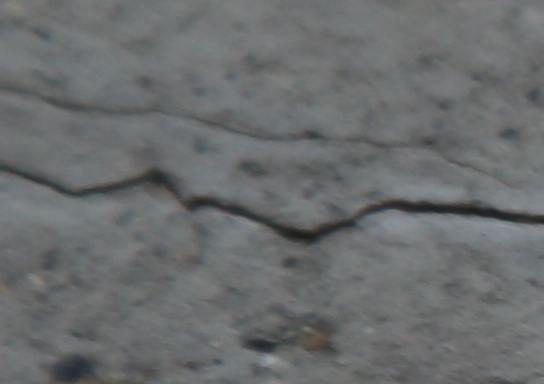
#> input picture data/samples/7Q3A9060-1.jpg, 544 x 384 px
$ python -i quantify.py   (imports and definitions only)
#> lines starting #> are read from the running program, lines starting #| are printed output that depends on the picture; after the words box and inside, x2 and y2 are one past the last pixel; in counts of white or black regions, pixels touching at a corner belong together
from __future__ import annotations

from pathlib import Path

import cv2
import networkx as nx
import numpy as np
from PIL import Image, ImageDraw, ImageFont
from scipy import ndimage as ndi
from skimage import measure, morphology


NEIGHBORS_8 = [
    (-1, -1), (-1, 0), (-1, 1),
    (0, -1), (0, 1),
    (1, -1), (1, 0), (1, 1),
]

HEITI_FONT_CANDIDATES = [
    "/usr/share/fonts/opentype/noto/NotoSansCJK-Black.ttc",
    "/usr/share/fonts/opentype/noto/NotoSansCJK-Bold.ttc",
    "/usr/share/fonts/opentype/noto/NotoSansCJK-Regular.ttc",
    "/usr/share/fonts/truetype/droid/DroidSansFallbackFull.ttf",
    "/usr/share/fonts/truetype/wqy/wqy-microhei.ttc",
    "/usr/share/fonts/truetype/wqy/wqy-zenhei.ttc",
]


def quantify_cracks(
    mask_path: str | Path,
    image_path: str | Path | None = None,
    scale_pixels_per_cm: float | None = None,
    skeleton_output_path: str | Path | None = None,
    visualization_output_path: str | Path | None = None,
    config: dict | None = None,
    min_area: int = 10,
    min_path_length: int = 20,
    sample_step: int = 30,
    max_gap: int = 300,
    max_width: float = 120,
) -> dict:
    """Module 3: quantify crack length and width from a binary mask."""
#> called with mask_path = '../data/samples/7Q3A9060-1.jpg', min_area = 10, min_path_length = 20, sample_step = 30, max_gap = 300, max_width = 120
    if config:
        min_area = int(config.get("min_crack_area", min_area))
        min_path_length = int(config.get("min_path_length", min_path_length))
        sample_step = int(config.get("dist_between_points", sample_step))
        max_gap = int(config.get("max_gap", max_gap))
        max_width = float(config.get("max_valid_width", max_width))

    mask = cv2.imread(str(mask_path), cv2.IMREAD_GRAYSCALE)
#> mask: shape (384, 544); min 27, max 161, mean 108.2
    if mask is None:
        raise FileNotFoundError(f"Cannot read mask: {mask_path}")
    mask = mask > 0
#> mask: shape (384, 544) bool; every value is 1

    labels = measure.label(mask, connectivity=2)
#> labels: shape (384, 544) int32; every value is 1
    cracks = []
    skeleton_canvas = np.zeros(mask.shape, dtype=np.uint8) if skeleton_output_path else None
    visualization = _load_visualization_base(image_path, mask.shape) if visualization_output_path else None
    for label_id in range(1, labels.max() + 1):
        component = labels == label_id
        if int(component.sum()) < min_area:
            continue

        crack = _measure_one_crack(
            component=component,
            crack_id=len(cracks) + 1,
            scale_pixels_per_cm=scale_pixels_per_cm,
            sample_step=sample_step,
            max_gap=max_gap,
            max_width=max_width,
            skeleton_canvas=skeleton_canvas,
            visualization=visualization,
        )
        if crack and crack["length_px"] >= min_path_length:
            cracks.append(crack)
#> this loop made 1 pass
#> length_px in _measure_one_crack on pass 1: 162.4
#> pass 1, in _measure_one_crack, `skeleton = morphology.skeletonize(component)`:
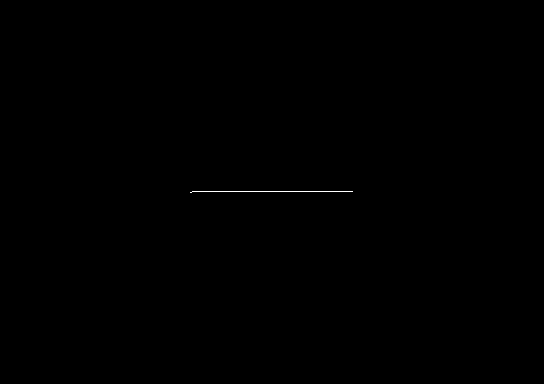
#> skeleton: shape (384, 544) bool; 0.08% white in thin lines or dots, all inside (x1, y1, x2, y2) = (190, 191, 353, 193)
#> pass 1, in _measure_one_crack, `distance = ndi.distance_transform_edt(component)`:
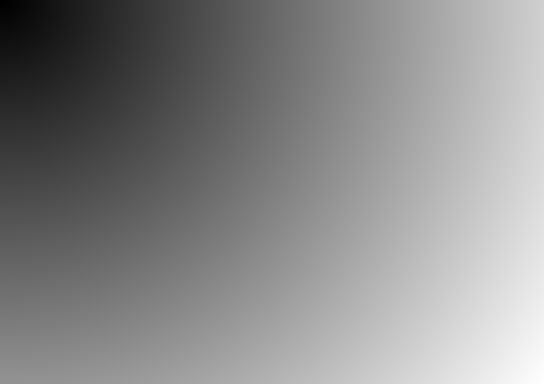
#> distance: shape (384, 544) float64; min 1, max 665.1, mean 358.2; drawn with min black and max white
#> after the loop, cracks = []

    if skeleton_output_path:
        output = Path(skeleton_output_path)
        output.parent.mkdir(parents=True, exist_ok=True)
        cv2.imwrite(str(output), skeleton_canvas)

    if visualization_output_path:
        output = Path(visualization_output_path)
        output.parent.mkdir(parents=True, exist_ok=True)
        cv2.imwrite(str(output), visualization)

    return {
        "image_path": str(image_path) if image_path else None,
        "mask_path": str(mask_path),
        "skeleton_path": str(skeleton_output_path) if skeleton_output_path else None,
        "visualization_path": str(visualization_output_path) if visualization_output_path else None,
        "scale_pixels_per_cm": scale_pixels_per_cm,
        "cracks": cracks,
    }


def _measure_one_crack(
    component: np.ndarray,
    crack_id: int,
    scale_pixels_per_cm: float | None,
    sample_step: int,
    max_gap: int,
    max_width: float,
    skeleton_canvas: np.ndarray | None = None,
    visualization: np.ndarray | None = None,
) -> dict | None:
    skeleton = morphology.skeletonize(component)
    if skeleton_canvas is not None:
        skeleton_canvas[skeleton] = 255
    if visualization is not None:
        _draw_skeleton(visualization, skeleton)
        _draw_component_box(visualization, component, crack_id)

    points = np.column_stack(np.nonzero(skeleton))
    if len(points) < 2:
        return None

    graph = _skeleton_graph(skeleton)
    path = _longest_shortest_path(graph)
    if len(path) < 2:
        return None

    length_px = sum(
        float(np.hypot(y2 - y1, x2 - x1))
        for (y1, x1), (y2, x2) in zip(path[:-1], path[1:], strict=False)
    )
    distance = ndi.distance_transform_edt(component)
    widths = _sample_widths(component, distance, path, sample_step, max_gap, max_width, visualization)
    if not widths:
        return None

    avg_width_px = float(np.mean(widths))
    max_width_px = float(np.max(widths))

    return {
        "crack_id": crack_id,
        "length_px": float(length_px),
        "avg_width_px": avg_width_px,
        "max_width_px": max_width_px,
        "width_samples_px": [float(w) for w in widths],
        "length_cm": _to_cm(length_px, scale_pixels_per_cm),
        "avg_width_cm": _to_cm(avg_width_px, scale_pixels_per_cm),
        "max_width_cm": _to_cm(max_width_px, scale_pixels_per_cm),
    }


def _skeleton_graph(skeleton: np.ndarray) -> nx.Graph:
    graph = nx.Graph()
    rows, cols = skeleton.shape
    ys, xs = np.nonzero(skeleton)
    for y, x in zip(ys, xs, strict=False):
        node = (int(y), int(x))
        graph.add_node(node)
        for dy, dx in NEIGHBORS_8:
            ny, nx_ = y + dy, x + dx
            if 0 <= ny < rows and 0 <= nx_ < cols and skeleton[ny, nx_]:
                graph.add_edge(node, (int(ny), int(nx_)), weight=float(np.hypot(dy, dx)))
    return graph


def _longest_shortest_path(graph: nx.Graph) -> list[tuple[int, int]]:
    if graph.number_of_nodes() < 2:
        return []
    endpoints = [node for node, degree in graph.degree() if degree == 1]
    starts = endpoints if len(endpoints) >= 2 else list(graph.nodes)

    best_start = starts[0]
    best_end = starts[0]
    best_length = -1.0
    for start in starts:
        lengths = nx.single_source_dijkstra_path_length(graph, start, weight="weight")
        end = max(lengths, key=lengths.get)
        if lengths[end] > best_length:
            best_start, best_end, best_length = start, end, lengths[end]
    return nx.shortest_path(graph, best_start, best_end, weight="weight")


def _sample_widths(
    component: np.ndarray,
    distance: np.ndarray,
    path: list[tuple[int, int]],
    sample_step: int,
    max_gap: int,
    max_width: float,
    visualization: np.ndarray | None = None,
) -> list[float]:
    widths = []
    for idx in range(0, len(path), max(1, sample_step)):
        tangent = _local_tangent(path, idx)
        if tangent is None:
            continue
        normal = np.array([-tangent[1], tangent[0]], dtype=float)
        normal = normal / (np.linalg.norm(normal) + 1e-8)
        cast = _cast_width(component, path[idx], normal, max_gap)
        width = cast[0] if cast else None
        edges = cast[1] if cast else None
        if width is None:
            width = float(distance[path[idx]] * 2.0)
            origin = np.array(path[idx], dtype=float)
            edges = (origin - normal * width / 2.0, origin + normal * width / 2.0)
        if 0 < width <= max_width:
            widths.append(float(width))
            if visualization is not None and edges is not None:
                _draw_width_line(visualization, edges)
    return widths


def _local_tangent(path: list[tuple[int, int]], idx: int) -> np.ndarray | None:
    points = np.array(path[max(0, idx - 5): min(len(path), idx + 6)], dtype=float)
    if len(points) < 2:
        return None
    _, _, vh = np.linalg.svd(points - points.mean(axis=0), full_matrices=False)
    return vh[0]


def _cast_width(
    component: np.ndarray,
    point: tuple[int, int],
    normal: np.ndarray,
    max_gap: int,
) -> tuple[float, tuple[np.ndarray, np.ndarray]] | None:
    rows, cols = component.shape
    origin = np.array(point, dtype=float)
    edges = []
    for direction in (-1, 1):
        last_inside = origin.copy()
        for step in range(1, max_gap + 1):
            candidate = origin + direction * step * normal
            y, x = np.rint(candidate).astype(int)
            if y < 0 or y >= rows or x < 0 or x >= cols:
                break
            if not component[y, x]:
                edges.append(last_inside)
                break
            last_inside = candidate
    if len(edges) != 2:
        return None
    return float(np.linalg.norm(edges[0] - edges[1])), (edges[0], edges[1])


# [27 lines left out: functions _to_cm, _load_visualization_base, _draw_width_line, not called in this run]


def _draw_skeleton(visualization: np.ndarray, skeleton: np.ndarray) -> None:
    contours, _ = cv2.findContours(skeleton.astype(np.uint8), cv2.RETR_EXTERNAL, cv2.CHAIN_APPROX_NONE)
    cv2.drawContours(visualization, contours, -1, (255, 0, 255), 2)


# [34 lines left out: functions _draw_component_box, _draw_heiti_text, _load_heiti_font, not called in this run]

>>> result = quantify_cracks('../data/samples/7Q3A9060-1.jpg')
#> result = 6 items
